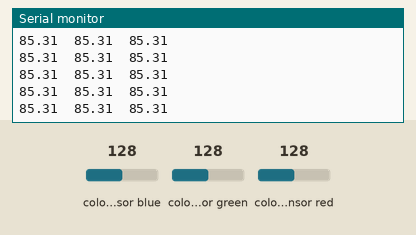
Simulated run of this sketch. Board: Arduino Uno, built with avr-gcc and run on an emulated ATmega328P. Shown: the last lines printed to the serial monitor. The test bench sets the inputs (shaded band); at power-on: colour sensor blue 128, colour sensor green 128, colour sensor red 128.

Above: at 1.2 s.
1.3 s: colour sensor blue set to 5
At 1.37 s:
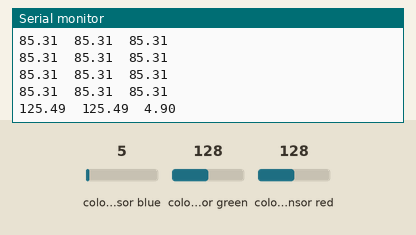
2.8 s: colour sensor green set to 5
At 2.85 s:
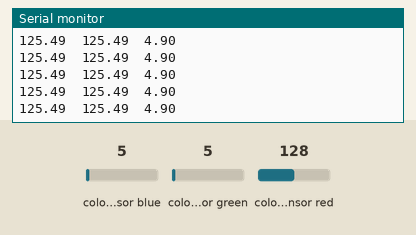
4.3 s: colour sensor red set to 5
At 4.32 s:
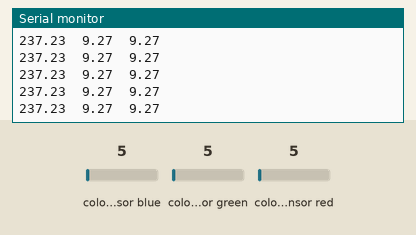
Timing chart, 0 to 7.3 s (numbered marks = the images above; inputs shaded):
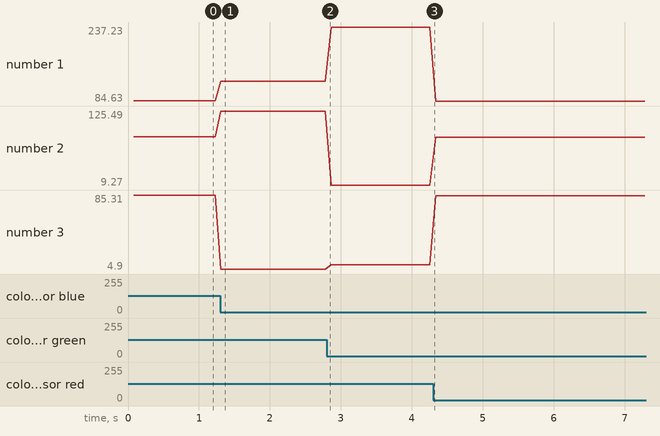

Measured:
- after the input at 1.3 s, the serial monitor: prints a new line at once (image 1)
- plotted number 1: 85.31 → 125.49 after the input at 1.3 s, 125.49 → 237.23 after the input at 2.8 s, 237.23 → 84.63 after the input at 4.3 s
- plotted number 2: 85.31 → 125.49 after the input at 1.3 s, 125.49 → 9.27 after the input at 2.8 s, 9.27 → 84.63 after the input at 4.3 s
- plotted number 3: 85.31 → 4.9 after the input at 1.3 s, 4.9 → 9.27 after the input at 2.8 s, 9.27 → 84.63 after the input at 4.3 s

The sketch:

rgb_test.ino
```cpp
#include "Adafruit_TCS34725.h"
/*tcs에 센서를 선언*/
Adafruit_TCS34725 tcs = Adafruit_TCS34725(TCS34725_INTEGRATIONTIME_24MS, TCS34725_GAIN_4X);

float r,g,b;

void setup() {
  Serial.begin(115200);
  while(!Serial);
  Serial.println("Ready");
  tcs.begin();
  tcs.setInterrupt(true);
  // put your setup code here, to run once:

}

void loop() {
  RGB_sense();
}

void RGB_sense(){
  uint16_t clear,red, green, blue;
  tcs.setInterrupt(false);
  delay(30);
  tcs.getRawData(&red,&green,&blue,&clear);
  tcs.setInterrupt(true);
  uint32_t sum = clear;
  r=red;r/=sum;
  g=green;g/=sum;
  b=blue;b/=sum;
  r*=256;g*=256;b*=256;
  Serial.print(r);Serial.print("\t");
  Serial.print(g);Serial.print("\t");
  Serial.print(b);Serial.println("\t");
}
```
